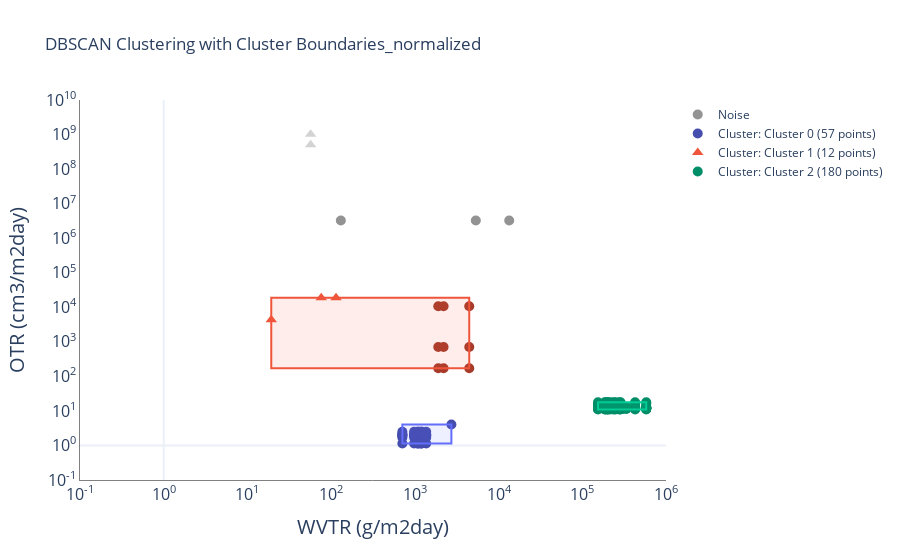

The code cell stored with this chart in its notebook:
### Markdown cell above
### DBSCAN

### Code cell
from sklearn.cluster import DBSCAN
from sklearn.preprocessing import StandardScaler

import plotly.express as px
import plotly.graph_objects as go
import numpy as np

# Define whether to use normalization
use_normalization = True

# Select features and drop rows with NaN
features = dtr[['log_OTR_Updated_Num', 'log_WVTR_Updated_Num']].dropna().values


# Normalize data if required
if use_normalization:
    scaler = StandardScaler()
    normalized_features = scaler.fit_transform(features)
else:
    normalized_features = features
   
# Check for valid data
if features.shape[0] == 0:
    raise ValueError("No valid data points available for clustering after removing NaNs.")

# ----------------------------------------------------
# 3. Apply DBSCAN clustering
# ----------------------------------------------------
eps = 1.17
min_samples = 4
dbscan = DBSCAN(eps=eps, min_samples=min_samples)
labels = dbscan.fit_predict(normalized_features)

# ----------------------------------------------------
# 4. Add cluster labels to the original DataFrame
# ----------------------------------------------------
# We assume 'd_clean' aligns with 'features' row order
d_clean = dtr.dropna(subset=['log_OTR_Updated_Num', 'log_WVTR_Updated_Num']).copy()
d_clean['Cluster'] = labels

# Optional: map clusters to "Base Material"
cluster_base_material_map = (
    d_clean[d_clean['Cluster'] != -1]
    .groupby('Cluster')['Base Material']
    .apply(lambda x: x.mode()[0] if not x.empty else f"Cluster {x.name}")
    .to_dict()
)

# Assign a color palette for clusters
color_palette = px.colors.qualitative.Plotly  # Get Plotly color palette
cluster_colors = {cluster: color_palette[i % len(color_palette)] for i, cluster in enumerate(cluster_base_material_map.keys())}
cluster_colors[-1] = "#d3d3d3"  # Assign a gray color for noise points (Cluster -1)
# ----------------------------------------------------
# 5. Build the Plotly figure
# ----------------------------------------------------
fig = go.Figure()
# Choose a color palette
color_palette = px.colors.qualitative.Plotly
unique_clusters = np.unique(labels)

# ----------------------------------------------------
# 6. Plot each cluster in the original log-space
# ----------------------------------------------------
for cluster_label in np.unique(labels):
    cluster_data = d_clean[d_clean['Cluster'] == cluster_label]
    cluster_size = len(cluster_data) 
    # cluster_name = f"Cluster {cluster_label} ({cluster_size} points) - {cluster_base_material_map[cluster_label]}"
    cluster_name = f"Cluster {cluster_label} ({cluster_size} points)"
    cluster_color = cluster_colors[cluster_label]
    
    marker_colors = [
        f"rgba({int(int(cluster_color.lstrip('#')[0:2], 16) * 0.7)},"
        f"{int(int(cluster_color.lstrip('#')[2:4], 16) * 0.7)},"
        f"{int(int(cluster_color.lstrip('#')[4:6], 16) * 0.7)}, 1)"
        if is_sustainable else cluster_color
        for is_sustainable in cluster_data['Material'].str.lower().eq('sustainable')
    ]

    # Adjust marker shape for conventional materials
    marker_symbols = [
        'triangle-up' if is_conventional else 'circle'
        for is_conventional in cluster_data['Material'].str.lower().eq('conventional')
    ]

    fig.add_trace(go.Scatter(
        x=cluster_data['log_WVTR_Updated_Num'],
        y=cluster_data['log_OTR_Updated_Num'],
        mode='markers',
        name=f"Cluster: {cluster_name}" if cluster_label != -1 else "Noise",
        marker=dict(size=10, color=marker_colors, symbol=marker_symbols),
        hovertemplate=(
            "Base Material: %{text}<br>"
            "Type: %{customdata[0]}<br>"
            "Secondary Material: %{customdata[1]}<br>"
            "log(WVTR): %{x}<br>"
            "log(OTR): %{y}"
    
        ),
        text=cluster_data['Base Material'],
        customdata=cluster_data[['Type', 'Secondary Material']].values
    ))
    
    
    # ----------------------------------------------------
# 7. Draw bounding boxes in the correct (original log) domain
# ----------------------------------------------------
# <<< REVISED: bounding boxes must be computed in the same space DBSCAN used, 
# and then inverse-transformed to the original log domain (if normalized).
if use_normalization:
    # We must inverse-transform for each cluster
    for cluster_label in unique_clusters:
        if cluster_label == -1:
            continue  # skip noise
        cluster_indices = np.where(labels == cluster_label)[0]
        if len(cluster_indices) == 0:
            continue
        
        # Extract normalized points for this cluster
        cluster_points_norm = normalized_features[cluster_indices, :]  # shape (k, 2)
        
        # Inverse-transform to get back to [log_OTR, log_WVTR]
        cluster_points_orig = scaler.inverse_transform(cluster_points_norm)
        # cluster_points_orig[:, 0] => log_OTR
        # cluster_points_orig[:, 1] => log_WVTR
        
        # Compute bounding box in the original log domain
        x_min = cluster_points_orig[:, 1].min()
        x_max = cluster_points_orig[:, 1].max()
        y_min = cluster_points_orig[:, 0].min()
        y_max = cluster_points_orig[:, 0].max()
        
        # Convert cluster color from hex to RGBA
        cluster_color = cluster_colors[cluster_label]
        if cluster_color.startswith("#"):
            r, g, b = [int(cluster_color.lstrip("#")[i : i+2], 16) for i in (0, 2, 4)]
            fill_color = f"rgba({r}, {g}, {b}, 0.1)"
        else:
            fill_color = cluster_color
        
        # Add shape
        fig.add_shape(
            type="rect",
            x0=x_min, x1=x_max,
            y0=y_min, y1=y_max,
            line=dict(color=cluster_color, width=2),
            fillcolor=fill_color
        )
else:
    # If not normalizing, just use the raw min/max from the data
    for cluster_label in unique_clusters:
        if cluster_label == -1:
            continue
        cluster_data = d_clean[d_clean['Cluster'] == cluster_label]
        if len(cluster_data) == 0:
            continue
        
        cluster_color = cluster_colors[cluster_label]
        if cluster_color.startswith("#"):
            r, g, b = [int(cluster_color.lstrip("#")[i : i+2], 16) for i in (0, 2, 4)]
            fill_color = f"rgba({r}, {g}, {b}, 0.1)"
        else:
            fill_color = cluster_color
        
        x_min = cluster_data['log_WVTR_Updated_Num'].min()
        x_max = cluster_data['log_WVTR_Updated_Num'].max()
        y_min = cluster_data['log_OTR_Updated_Num'].min()
        y_max = cluster_data['log_OTR_Updated_Num'].max()
        
        fig.add_shape(
            type="rect",
            x0=x_min, x1=x_max,
            y0=y_min, y1=y_max,
            line=dict(color=cluster_color, width=2),
            fillcolor=fill_color
        )

# ----------------------------------------------------
# 8. Set up integer tick values for the axes
# ----------------------------------------------------

lowest_exponent = -1

# 1. Determine integer exponent ranges based on the data
x_min_int = int(np.floor(d_clean['log_WVTR_Updated_Num'].min()))
x_max_int = int(np.ceil(d_clean['log_WVTR_Updated_Num'].max()))
# Force the minimum exponent to be 0 if it's higher than 0
x_min_int = min(0, x_min_int)

y_min_int = int(np.floor(d_clean['log_OTR_Updated_Num'].min()))
y_max_int = int(np.ceil(d_clean['log_OTR_Updated_Num'].max()))
y_min_int = min(0, y_min_int)

# 2. Create arrays of integer ticks
tick_vals_x = np.arange(lowest_exponent, x_max_int + 1)
tick_vals_y = np.arange(lowest_exponent, y_max_int + 1)

# 3. Generate the text labels as 10^exponent
tick_text_x = [f"10<sup>{val}</sup>" for val in tick_vals_x]
tick_text_y = [f"10<sup>{val}</sup>" for val in tick_vals_y]

# 4. Update axes so they show from 10^0 up to the max exponent
fig.update_xaxes(
    title="WVTR (g/m2day)",
    tickvals=tick_vals_x,
    ticktext=tick_text_x,
    range=[lowest_exponent, x_max_int],  # Force axis to span at least from exponent=0
    gridcolor='white',
    linecolor='grey',
    title_font=dict(size=20),   # Increase the x-axis title font size
    tickfont=dict(size=16)        # Increase the x-axis tick label font size

)
fig.update_yaxes(
    title="OTR (cm3/m2day)",
    tickvals=tick_vals_y,
    ticktext=tick_text_y,
    range=[lowest_exponent, y_max_int],  # Force axis to span at least from exponent=0
    gridcolor='white',
    linecolor='grey',
    title_font=dict(size=20),   # Increase the x-axis title font size
    tickfont=dict(size=16)        # Increase the x-axis tick label font size

)

# Update layout title, etc. as usual
file_suffix = "normalized" if use_normalization else "unnormalized"
fig.update_layout(
    title= f"DBSCAN Clustering with Cluster Boundaries_{file_suffix}",
    template="plotly_white",
    plot_bgcolor='white'
)

fig.show()

# Export the plot

plotly.offline.plot(fig, filename=f'DBSCAN_cluster_OP_vs_WVP_{file_suffix}.html', auto_open=False)

### Figure 1 — Plotly figure (JSON) as saved in the notebook; plotly's stock layout.template omitted (floating-point values rounded to 4 significant figures; data arrays with more than 128 entries replaced by an {"elided": "..."} marker saying what was removed)
{"data": [{"customdata": [["individual", "None"], ["individual", "None"], ["individual", "None"], ["individual", "None"], ["individual", "None"]], "hovertemplate": "Base Material: %{text}<br>Type: %{customdata[0]}<br>Secondary Material: %{customdata[1]}<br>log(WVTR): %{x}<br>log(OTR): %{y}", "marker": {"color": ["rgba(147,147,147, 1)", "rgba(147,147,147, 1)", "rgba(147,147,147, 1)", "#d3d3d3", "#d3d3d3"], "size": 10, "symbol": ["circle", "circle", "circle", "triangle-up", "triangle-up"]}, "mode": "markers", "name": "Noise", "text": ["chitosan", "chitosan", "chitosan", "polypropylene", "polypropylene"], "type": "scatter", "x": [3.728, 2.116, 4.127, 1.755, 1.755], "y": [6.511, 6.511, 6.511, 8.705, 9.006]}, {"customdata": [["individual", "None"], ["nanocomposite", "montmorillonite"], ["nanocomposite", "montmorillonite"], ["nanocomposite", "montmorillonite"], ["nanocomposite", "montmorillonite"], ["nanocomposite", "montmorillonite"], ["nanocomposite", "montmorillonite"], ["nanocomposite", "montmorillonite"], ["nanocomposite", "montmorillonite"], ["nanocomposite", "montmorillonite"], ["nanocomposite", "montmorillonite"], ["nanocomposite", "montmorillonite"], ["nanocomposite", "montmorillonite"], ["nanocomposite", "montmorillonite"], ["nanocomposite", "montmorillonite"], ["nanocomposite", "montmorillonite"], ["nanocomposite", "montmorillonite"], ["nanocomposite", "montmorillonite"], ["nanocomposite", "montmorillonite"], ["nanocomposite", "montmorillonite"], ["nanocomposite", "montmorillonite"], ["nanocomposite", "montmorillonite"], ["nanocomposite", "montmorillonite"], ["nanocomposite", "montmorillonite"], ["nanocomposite", "montmorillonite"], ["nanocomposite", "montmorillonite"], ["nanocomposite", "montmorillonite"], ["nanocomposite", "montmorillonite"], ["nanocomposite", "montmorillonite"], ["nanocomposite", "montmorillonite"], ["nanocomposite", "montmorillonite"], ["nanocomposite", "montmorillonite"], ["nanocomposite", "montmorillonite"], ["nanocomposite", "montmorillonite"], ["nanocomposite", "montmorillonite"], ["nanocomposite", "montmorillonite"], ["nanocomposite", "montmorillonite"], ["nanocomposite", "montmorillonite"], ["nanocomposite", "montmorillonite"], ["nanocomposite", "montmorillonite"], ["nanocomposite", "montmorillonite"], ["nanocomposite", "montmorillonite"], ["nanocomposite", "montmorillonite"], ["nanocomposite", "montmorillonite"], ["nanocomposite", "montmorillonite"], ["nanocomposite", "montmorillonite"], ["nanocomposite", "montmorillonite"], ["nanocomposite", "montmorillonite"], ["nanocomposite", "montmorillonite"], ["nanocomposite", "montmorillonite"], ["nanocomposite", "montmorillonite"], ["nanocomposite", "montmorillonite"], ["nanocomposite", "montmorillonite"], ["nanocomposite", "montmorillonite"], ["nanocomposite", "montmorillonite"], ["nanocomposite", "montmorillonite"], ["nanocomposite", "montmorillonite"]], "hovertemplate": "Base Material: %{text}<br>Type: %{customdata[0]}<br>Secondary Material: %{customdata[1]}<br>log(WVTR): %{x}<br>log(OTR): %{y}", "marker": {"color": ["rgba(69,77,175, 1)", "rgba(69,77,175, 1)", "rgba(69,77,175, 1)", "rgba(69,77,175, 1)", "rgba(69,77,175, 1)", "rgba(69,77,175, 1)", "rgba(69,77,175, 1)", "rgba(69,77,175, 1)", "rgba(69,77,175, 1)", "rgba(69,77,175, 1)", "rgba(69,77,175, 1)", "rgba(69,77,175, 1)", "rgba(69,77,175, 1)", "rgba(69,77,175, 1)", "rgba(69,77,175, 1)", "rgba(69,77,175, 1)", "rgba(69,77,175, 1)", "rgba(69,77,175, 1)", "rgba(69,77,175, 1)", "rgba(69,77,175, 1)", "rgba(69,77,175, 1)", "rgba(69,77,175, 1)", "rgba(69,77,175, 1)", "rgba(69,77,175, 1)", "rgba(69,77,175, 1)", "rgba(69,77,175, 1)", "rgba(69,77,175, 1)", "rgba(69,77,175, 1)", "rgba(69,77,175, 1)", "rgba(69,77,175, 1)", "rgba(69,77,175, 1)", "rgba(69,77,175, 1)", "rgba(69,77,175, 1)", "rgba(69,77,175, 1)", "rgba(69,77,175, 1)", "rgba(69,77,175, 1)", "rgba(69,77,175, 1)", "rgba(69,77,175, 1)", "rgba(69,77,175, 1)", "rgba(69,77,175, 1)", "rgba(69,77,175, 1)", "rgba(69,77,175, 1)", "rgba(69,77,175, 1)", "rgba(69,77,175, 1)", "rgba(69,77,175, 1)", "rgba(69,77,175, 1)", "rgba(69,77,175, 1)", "rgba(69,77,175, 1)", "rgba(69,77,175, 1)", "rgba(69,77,175, 1)", "rgba(69,77,175, 1)", "rgba(69,77,175, 1)", "rgba(69,77,175, 1)", "rgba(69,77,175, 1)", "rgba(69,77,175, 1)", "rgba(69,77,175, 1)", "rgba(69,77,175, 1)"], "size": 10, "symbol": ["circle", "circle", "circle", "circle", "circle", "circle", "circle", "circle", "circle", "circle", "circle", "circle", "circle", "circle", "circle", "circle", "circle", "circle", "circle", "circle", "circle", "circle", "circle", "circle", "circle", "circle", "circle", "circle", "circle", "circle", "circle", "circle", "circle", "circle", "circle", "circle", "circle", "circle", "circle", "circle", "circle", "circle", "circle", "circle", "circle", "circle", "circle", "circle", "circle", "circle", "circle", "circle", "circle", "circle", "circle", "circle", "circle"]}, "mode": "markers", "name": "Cluster: Cluster 0 (57 points)", "text": ["fish gelatin", "fish gelatin", "fish gelatin", "fish gelatin", "fish gelatin", "fish gelatin", "fish gelatin", "fish gelatin", "fish gelatin", "fish gelatin", "fish gelatin", "fish gelatin", "fish gelatin", "fish gelatin", "fish gelatin", "fish gelatin", "fish gelatin", "fish gelatin", "fish gelatin", "fish gelatin", "fish gelatin", "fish gelatin", "fish gelatin", "fish gelatin", "fish gelatin", "fish gelatin", "fish gelatin", "fish gelatin", "fish gelatin", "fish gelatin", "fish gelatin", "fish gelatin", "fish gelatin", "fish gelatin", "fish gelatin", "fish gelatin", "fish gelatin", "fish gelatin", "fish gelatin", "fish gelatin", "fish gelatin", "fish gelatin", "fish gelatin", "fish gelatin", "fish gelatin", "fish gelatin", "fish gelatin", "fish gelatin", "fish gelatin", "fish gelatin", "fish gelatin", "fish gelatin", "fish gelatin", "fish gelatin", "fish gelatin", "fish gelatin", "fish gelatin"], "type": "scatter", "x": [3.436, 2.851, 2.991, 3.079, 3.135, 3.036, 3.032, 3.06, 3.082, 2.851, 2.991, 3.079, 3.135, 3.036, 3.032, 3.06, 3.082, 2.851, 2.991, 3.079, 3.135, 3.036, 3.032, 3.06, 3.082, 2.851, 2.991, 3.079, 3.135, 3.036, 3.032, 3.06, 3.082, 2.851, 2.991, 3.079, 3.135, 3.036, 3.032, 3.06, 3.082, 2.851, 2.991, 3.079, 3.135, 3.036, 3.032, 3.06, 3.082, 2.851, 2.991, 3.079, 3.135, 3.036, 3.032, 3.06, 3.082], "y": [0.6051, 0.05843, 0.05843, 0.05843, 0.05843, 0.05843, 0.05843, 0.05843, 0.05843, 0.2931, 0.2931, 0.2931, 0.2931, 0.2931, 0.2931, 0.2931, 0.2931, 0.2338, 0.2338, 0.2338, 0.2338, 0.2338, 0.2338, 0.2338, 0.2338, 0.3308, 0.3308, 0.3308, 0.3308, 0.3308, 0.3308, 0.3308, 0.3308, 0.2785, 0.2785, 0.2785, 0.2785, 0.2785, 0.2785, 0.2785, 0.2785, 0.3945, 0.3945, 0.3945, 0.3945, 0.3945, 0.3945, 0.3945, 0.3945, 0.3166, 0.3166, 0.3166, 0.3166, 0.3166, 0.3166, 0.3166, 0.3166]}, {"customdata": [["individual", "None"], ["individual", "None"], ["individual", "None"], ["individual", "None"], ["individual", "None"], ["individual", "None"], ["individual", "None"], ["individual", "None"], ["individual", "None"], ["individual", "None"], ["individual", "None"], ["individual", "None"]], "hovertemplate": "Base Material: %{text}<br>Type: %{customdata[0]}<br>Secondary Material: %{customdata[1]}<br>log(WVTR): %{x}<br>log(OTR): %{y}", "marker": {"color": ["#EF553B", "#EF553B", "#EF553B", "rgba(167,59,41, 1)", "rgba(167,59,41, 1)", "rgba(167,59,41, 1)", "rgba(167,59,41, 1)", "rgba(167,59,41, 1)", "rgba(167,59,41, 1)", "rgba(167,59,41, 1)", "rgba(167,59,41, 1)", "rgba(167,59,41, 1)"], "size": 10, "symbol": ["triangle-up", "triangle-up", "triangle-up", "circle", "circle", "circle", "circle", "circle", "circle", "circle", "circle", "circle"]}, "mode": "markers", "name": "Cluster: Cluster 1 (12 points)", "text": ["LDPE", "LDPE", "HDPE", "polylactic acid", "polylactic acid", "polylactic acid", "polylactic acid", "polylactic acid", "polylactic acid", "polylactic acid", "polylactic acid", "polylactic acid"], "type": "scatter", "x": [2.059, 1.882, 1.285, 3.343, 3.28, 3.65, 3.343, 3.28, 3.65, 3.343, 3.28, 3.65], "y": [4.278, 4.278, 3.636, 2.852, 2.852, 2.852, 4.029, 4.029, 4.029, 2.234, 2.234, 2.234]}, {"customdata": {"elided": "180x2 str values"}, "hovertemplate": "Base Material: %{text}<br>Type: %{customdata[0]}<br>Secondary Material: %{customdata[1]}<br>log(WVTR): %{x}<br>log(OTR): %{y}", "marker": {"color": {"elided": "180 str values"}, "size": 10, "symbol": {"elided": "180 str values"}}, "mode": "markers", "name": "Cluster: Cluster 2 (180 points)", "text": {"elided": "180 str values"}, "type": "scatter", "x": {"elided": "180 float values"}, "y": {"elided": "180 float values"}}], "layout": {"plot_bgcolor": "white", "shapes": [{"fillcolor": "rgba(99, 110, 250, 0.1)", "line": {"color": "#636EFA", "width": 2}, "type": "rect", "x0": 2.851, "x1": 3.436, "y0": 0.05843, "y1": 0.6051}, {"fillcolor": "rgba(239, 85, 59, 0.1)", "line": {"color": "#EF553B", "width": 2}, "type": "rect", "x0": 1.285, "x1": 3.65, "y0": 2.234, "y1": 4.278}, {"fillcolor": "rgba(0, 204, 150, 0.1)", "line": {"color": "#00CC96", "width": 2}, "type": "rect", "x0": 5.188, "x1": 5.764, "y0": 1.042, "y1": 1.249}], "title": {"text": "DBSCAN Clustering with Cluster Boundaries_normalized"}, "xaxis": {"gridcolor": "white", "linecolor": "grey", "range": [-1, 6], "tickfont": {"size": 16}, "ticktext": ["10<sup>-1</sup>", "10<sup>0</sup>", "10<sup>1</sup>", "10<sup>2</sup>", "10<sup>3</sup>", "10<sup>4</sup>", "10<sup>5</sup>", "10<sup>6</sup>"], "tickvals": [-1, 0, 1, 2, 3, 4, 5, 6], "title": {"font": {"size": 20}, "text": "WVTR (g/m2day)"}}, "yaxis": {"gridcolor": "white", "linecolor": "grey", "range": [-1, 10], "tickfont": {"size": 16}, "ticktext": ["10<sup>-1</sup>", "10<sup>0</sup>", "10<sup>1</sup>", "10<sup>2</sup>", "10<sup>3</sup>", "10<sup>4</sup>", "10<sup>5</sup>", "10<sup>6</sup>", "10<sup>7</sup>", "10<sup>8</sup>", "10<sup>9</sup>", "10<sup>10</sup>"], "tickvals": [-1, 0, 1, 2, 3, 4, 5, 6, 7, 8, 9, 10], "title": {"font": {"size": 20}, "text": "OTR (cm3/m2day)"}}}}
